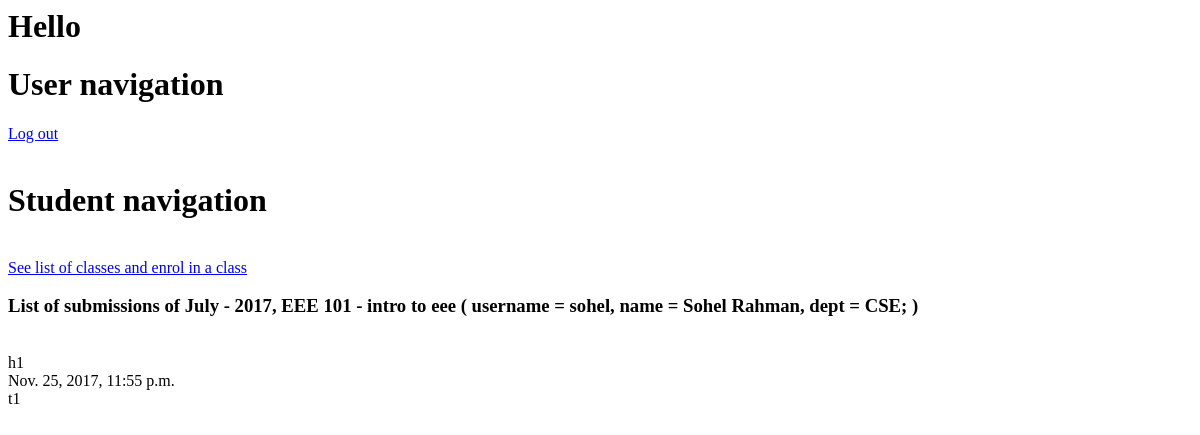
The app's page /student-see-submissions-of-an-enrolment/2/ (signed in), older data.
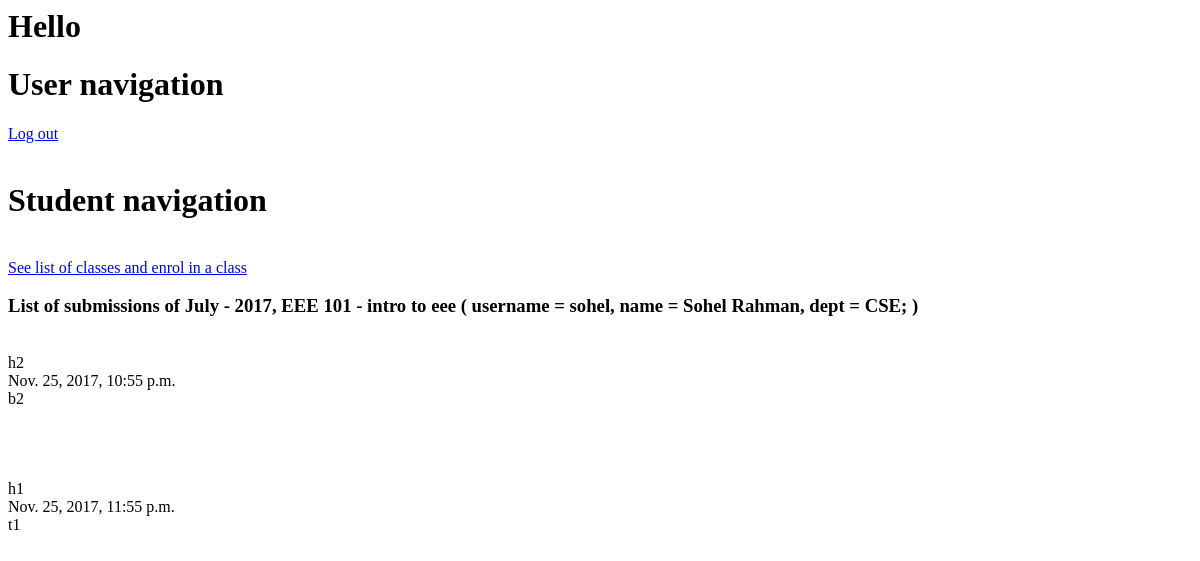
The same page, newer data.
### cms/models.py (models this page shows, shortened)
class Submission(models.Model):
    student = models.ForeignKey(Student, on_delete=models.CASCADE)
    submission_window = models.ForeignKey(Submission_window, on_delete=models.CASCADE)
    document = models.FileField(upload_to='submission/', null=True)

class Submission_window(models.Model):
    teacher = models.ForeignKey(Teacher, on_delete=models.CASCADE)
    class_of_course = models.ForeignKey(Class_of_course, on_delete=models.CASCADE)
    headline = models.CharField(max_length=999, validators=[MinLengthValidator(1)])
    body = models.TextField(max_length=9999, validators=[MinLengthValidator(1)])
    end_time = models.DateTimeField()

### cms/views.py (the view)
# urls.py: url(r'^student-see-submissions-of-an-enrolment/(?P<enrolment_pk>[0-9]+)/$', student_see_submissions_of_an_enrolment,
def student_see_submissions_of_an_enrolment(request, enrolment_pk):
    user_type = request.session.get('user_type', None)
    username = request.session.get('username', None)
    if (user_type != 'STUDENT'):  # Non Student
        return render(request, 'permission_denied.html')
    current_enrolment = Enrolment.objects.get(pk=enrolment_pk)
    current_class_of_course = current_enrolment.class_of_course
    current_student = Student.objects.get(username=username)
    if (not current_enrolment.student == current_student):  # student is not enrolled in the class
        return render(request, 'permission_denied.html')
    all_submissions = Submission.objects.all().order_by('submission_window__end_time')
    all_submissions_of_current_student = all_submissions.filter(student=current_student)
    all_this_class_submissions_of_current_student = all_submissions_of_current_student.filter(submission_window__class_of_course=current_class_of_course)
    context = {
        'all_this_class_submissions_of_current_student' : all_this_class_submissions_of_current_student,
        'current_class_of_course' : current_class_of_course,
    }
    return render(request, 'student_see_submissions_of_an_enrolment.html', context)

### cms/models.py (called while the page is built)
    def __str__(self):
        return 'username = ' + self.username + ', name = ' + self.first_name + " " + self.last_name + ', dept = ' + self.dept.name

    def __str__(self):
        class_teacher_list = self.class_teacher.all()
        ret =  self.month + ' - ' + str(self.year) + ', ' + self.course_of_class.course_num + ' - ' + \
                self.course_of_class.course_name + ' ( '
        for teacher in class_teacher_list :
            ret += ( teacher.__str__() + '; ' )
        ret += ')'
        return ret

### cms/templates/student_see_submissions_of_an_enrolment.html (shortened to what this page needs)
{% include 'includes/student_navigation.html' %}
<h3> List of submissions of {{ current_class_of_course }} </h3>
{% for sub in all_this_class_submissions_of_current_student %}
    {{ sub.submission_window.headline }}
    {{ sub.submission_window.end_time }}
    {{ sub.submission_window.body }}
{% endfor %}

Row changes from the older to the newer data that the page shows:
added Submission: submission_window.headline "h2", submission_window.end_time "Nov. 25, 2017, 10:55 p.m.", submission_window.body "b2"
